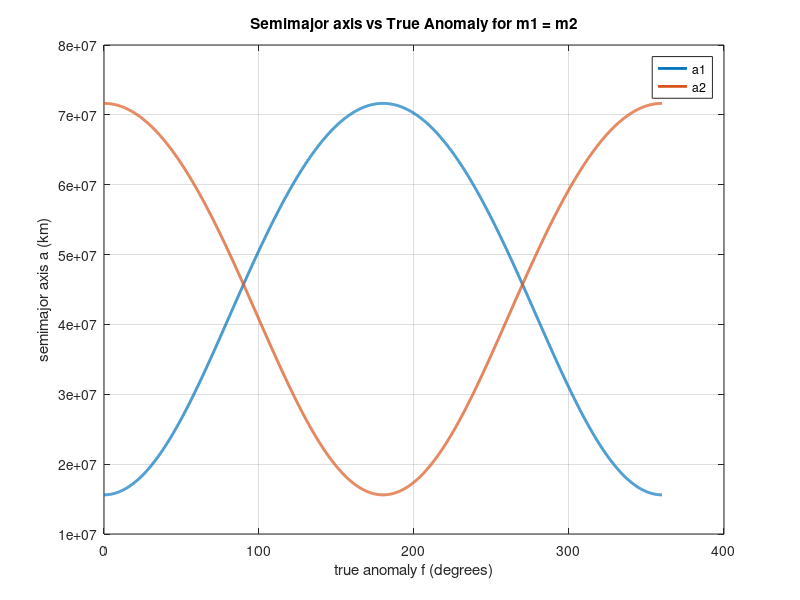
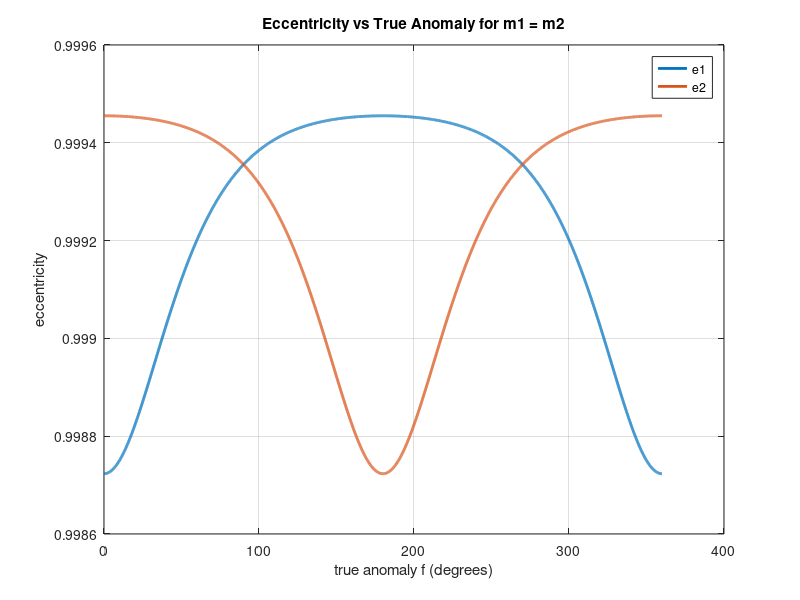
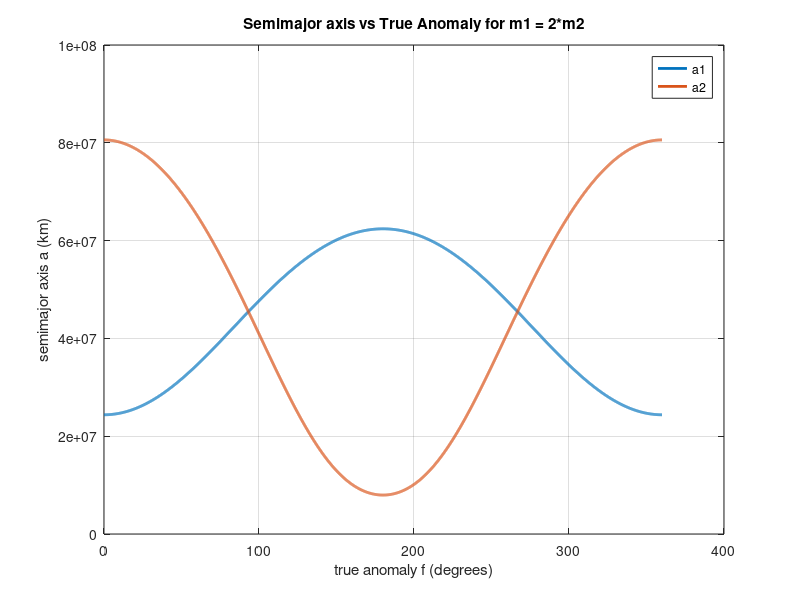
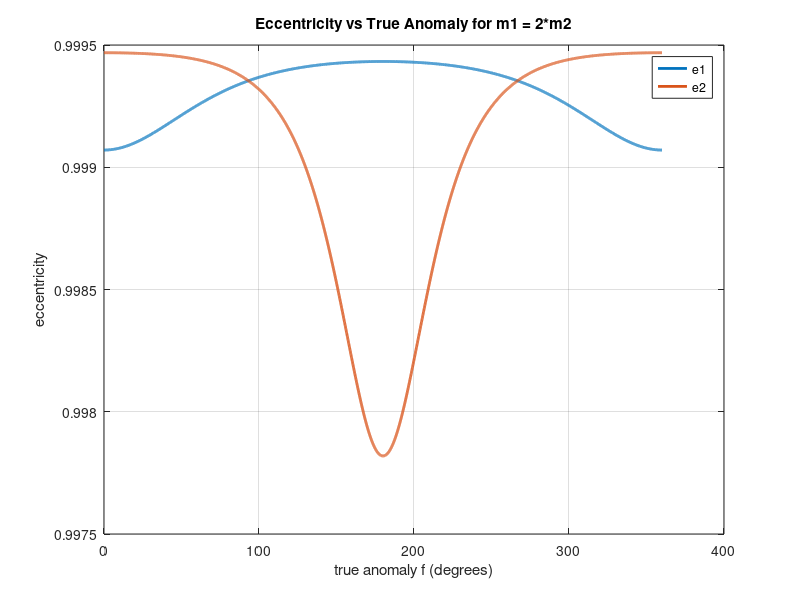

These charts were generated, in order, by the following MATLAB code:
% AERSP 450 HW 1 Problem 1
% Made by Nicholas Luis

clc; clear; close all;

% Declaring constants
MU = 3.986 * (10^5); % km^3 / s^2
R_E = 6371; % Radius of earth in km
f = 0:0.1:360; % Iterates the true anomaly by 0.1
V0 = sqrt(MU / R_E); % Constant speed value

%% Caclculations where m1 = m2
r1 = sqrt((3*R_E*cosd(f)-0.5*R_E).^2 + (3*R_E*sind(f)).^2);
r2 = sqrt((3*R_E*cosd(f)+0.5*R_E).^2 + (3*R_E*sind(f)).^2);

a1 = MU*((0.5*V0^2) - (MU./r1)).^2;
a2 = MU*((0.5*V0^2) - (MU./r2)).^2;

e1 = sqrt(1 - (( (r1.^2).*(V0^2)) ./ (MU.*a1)) );
e2 = sqrt(1 - (( (r2.^2).*(V0^2)) ./ (MU.*a2)) );

%% Calculations where 2*m1 = m2

r3 = sqrt((3*R_E*cosd(f)-(1/3)*R_E).^2 + (3*R_E*sind(f)).^2);
r4 = sqrt((3*R_E*cosd(f)+(2/3)*R_E).^2 + (3*R_E*sind(f)).^2);

a3 = MU*((0.5*V0^2) - (MU./r3)).^2;
a4 = MU*((0.5*V0^2) - (MU./r4)).^2;

e3 = sqrt(1 - (( (r3.^2).*(V0^2)) ./ (MU.*a3)) );
e4 = sqrt(1 - (( (r4.^2).*(V0^2)) ./ (MU.*a4)) );

%% Plots

% m1 = m2
figure(1)
plot(f, a1,'linewidth', 2, 'DisplayName','a1');
hold on;
plot(f, a2,'linewidth', 2, 'DisplayName','a2');
xlabel("true anomaly f (degrees)")
ylabel("semimajor axis a (km)")
grid on;
legend
title('Semimajor axis vs True Anomaly for m1 = m2')
hold off;

figure(2)
plot(f, e1,'linewidth', 2, 'DisplayName','e1');
hold on;
plot(f, e2,'linewidth', 2, 'DisplayName','e2');
xlabel("true anomaly f (degrees)")
ylabel("eccentricity")
grid on;
legend
title('Eccentricity vs True Anomaly for m1 = m2')
hold off;

% m1 = 2*m2
figure(3)
plot(f, a3,'linewidth', 2, 'DisplayName','a1');
hold on;
plot(f, a4,'linewidth', 2, 'DisplayName','a2');
xlabel("true anomaly f (degrees)")
ylabel("semimajor axis a (km)")
grid on;
legend
title('Semimajor axis vs True Anomaly for m1 = 2*m2')
hold off;

figure(4)
plot(f, e3,'linewidth', 2, 'DisplayName','e1');
hold on;
plot(f, e4,'linewidth', 2, 'DisplayName','e2');
xlabel("true anomaly f (degrees)")
ylabel("eccentricity")
grid on;
legend
title('Eccentricity vs True Anomaly for m1 = 2*m2')
hold off;